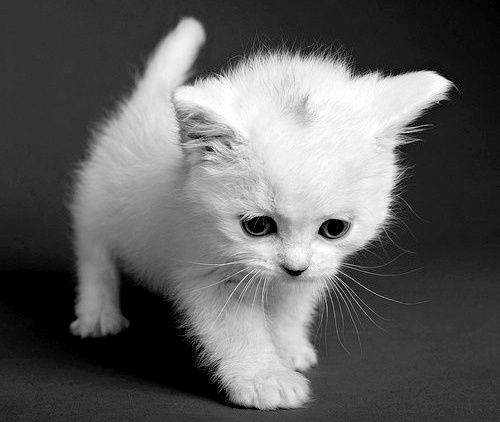
#> input picture kotek.jpg, 500 x 422 px; its folder holds 3 pictures in this run
$ python zad_1_6.py
#> lines starting #> are read from the running program, lines starting #| are printed output that depends on the picture
from PIL import Image


def converting(file_name):
#> called with file_name = 'kotek'
    im = Image.open(file_name + '.jpg')
#> im is the input picture: PIL image 500x422 RGB; min 0, max 255, mean 95.7
    im.save(file_name + '.png', 'PNG')


if __name__ == '__main__':
    converting('kotek')
    converting('inny_kotek')
#> call 2 of converting, with file_name = 'inny_kotek'
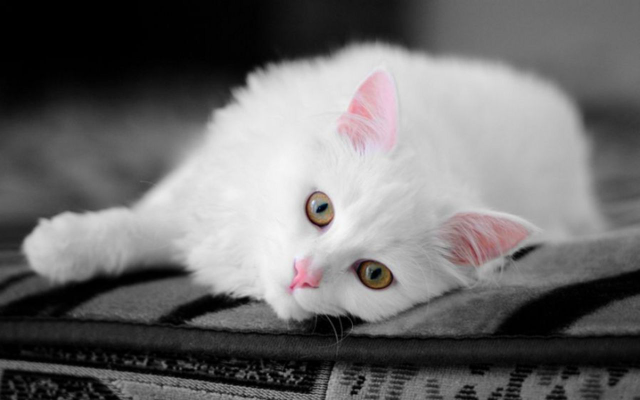
#> input picture inny_kotek.jpg, 1280 x 800 px (shown at 1/2 size)
#> in converting, im is the input picture: PIL image 1280x800 RGB; mean R, G, B 109.1, 107.9, 108.1
    converting('slodki_kotek')
#> call 3 of converting, with file_name = 'slodki_kotek'
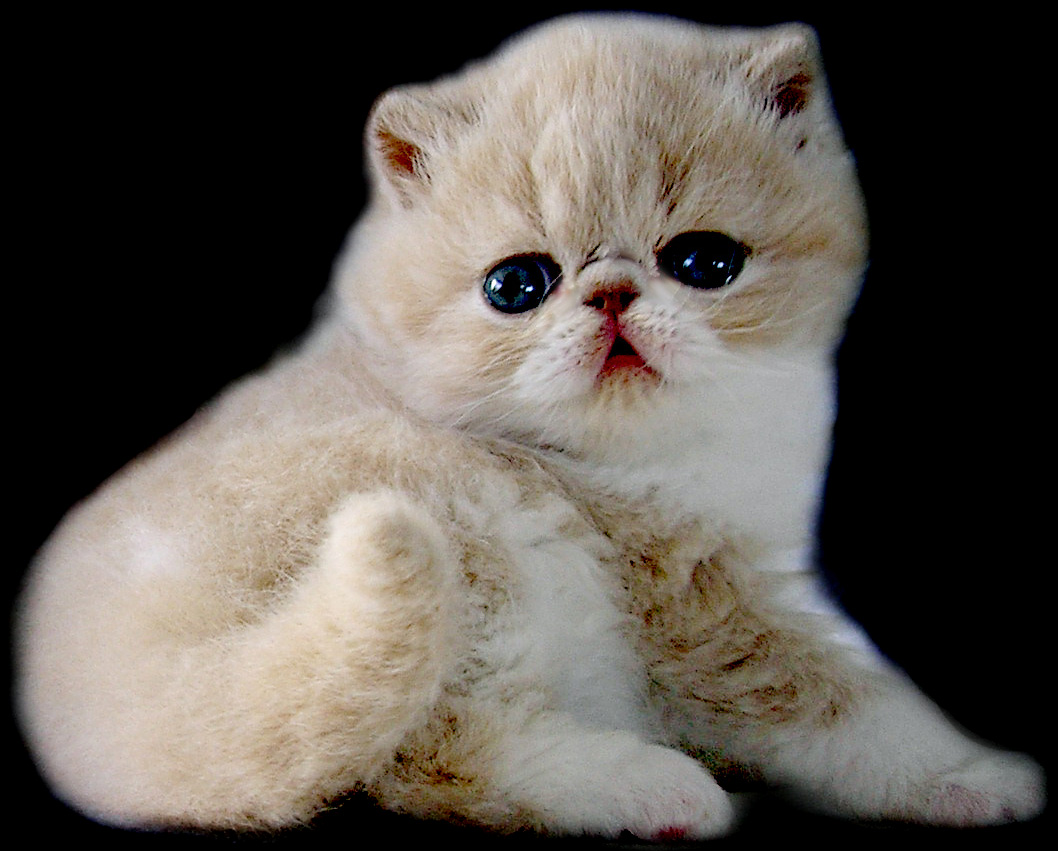
#> input picture slodki_kotek.jpg, 1058 x 851 px
#> in converting, im is the input picture: PIL image 1058x851 RGB; mean R, G, B 92.1, 86.2, 79.9
